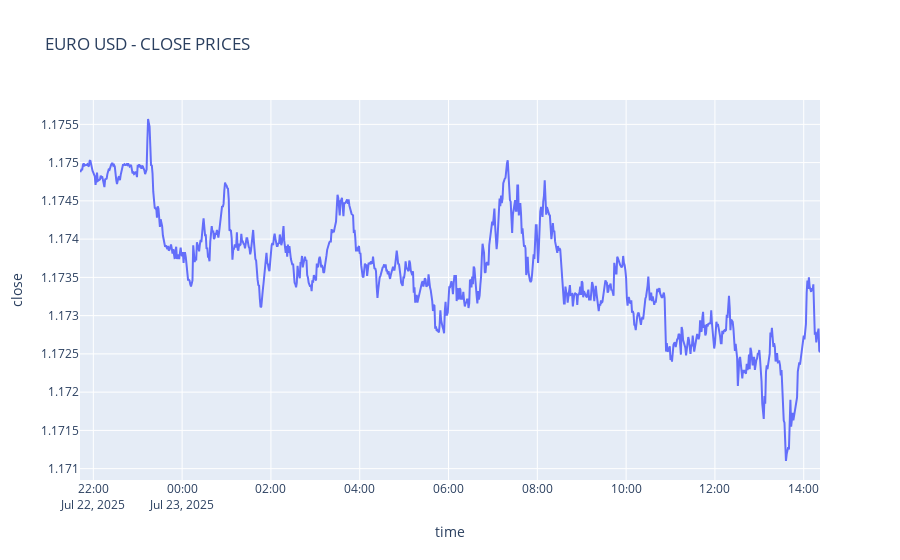

Here is the notebook cell this chart was saved with:
### Code cell
plot_close_prices(df)

### Figure 1 — Plotly figure (JSON) as saved in the notebook; plotly's stock layout.template omitted (floating-point values rounded to 4 significant figures; data arrays with more than 128 entries replaced by an {"elided": "..."} marker saying what was removed)
{"data": [{"hovertemplate": "time=%{x}<br>close=%{y}<extra></extra>", "legendgroup": "", "line": {"color": "#636efa", "dash": "solid"}, "marker": {"symbol": "circle"}, "mode": "lines", "name": "", "orientation": "v", "showlegend": false, "type": "scatter", "x": {"elided": "1000 str values"}, "xaxis": "x", "y": {"elided": "1000 float values"}, "yaxis": "y"}], "layout": {"legend": {"tracegroupgap": 0}, "title": {"text": "EURO USD - CLOSE PRICES"}, "xaxis": {"anchor": "y", "domain": [0, 1], "title": {"text": "time"}}, "yaxis": {"anchor": "x", "domain": [0, 1], "title": {"text": "close"}}}}
